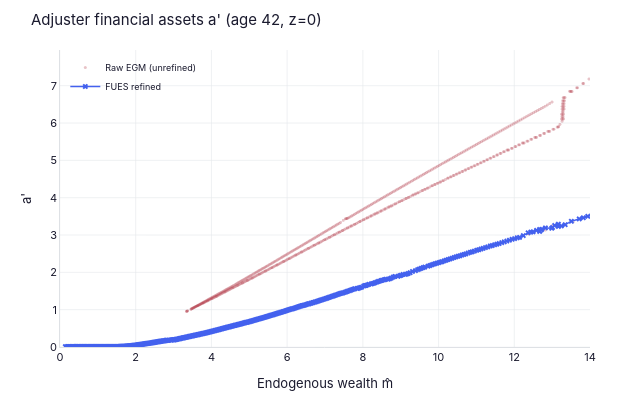
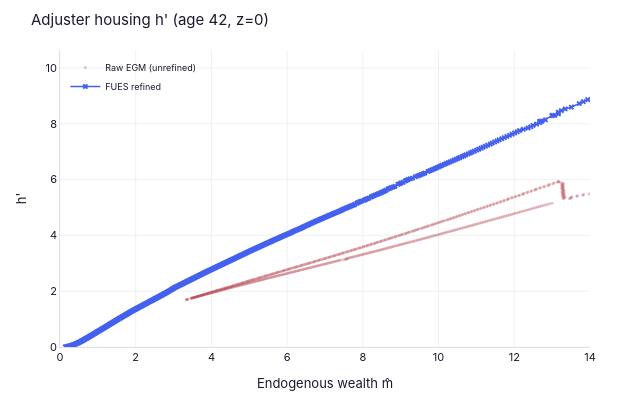
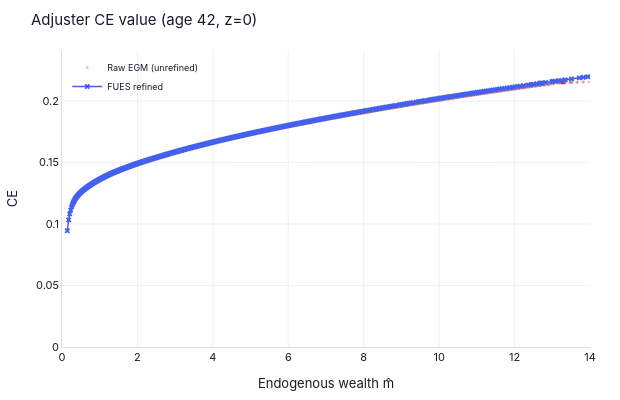

Notebook cell for these charts, in order:
### Code cell
# ── Interactive plotly (zoom/pan to inspect dense crossings) ──
try:
    from examples.durables.outputs import nb_plot_adjuster_egm_interactive
    fig_a, fig_h, fig_v = nb_plot_adjuster_egm_interactive(
        results['FUES']['nest'], results['FUES']['grids'], plot_t=42, i_z=0)
    fig_a.show()
    fig_h.show()
    fig_v.show()
except Exception as e:
    print(f'Interactive plots skipped: {e}')

### Figure 1 — Plotly figure (JSON) as saved in the notebook; plotly's stock layout.template omitted (floating-point values rounded to 4 significant figures; data arrays with more than 128 entries replaced by an {"elided": "..."} marker saying what was removed)
{"data": [{"marker": {"color": "#b23a48", "opacity": 0.3, "size": 3}, "mode": "markers", "name": "Raw EGM (unrefined)", "type": "scattergl", "x": {"elided": "1202 float values"}, "y": {"elided": "1202 float values"}}, {"line": {"color": "#4361ee", "width": 1.5}, "marker": {"color": "#4361ee", "size": 5, "symbol": "x"}, "mode": "lines+markers", "name": "FUES refined", "type": "scattergl", "x": {"elided": "591 float values"}, "y": {"elided": "591 float values"}}], "layout": {"dragmode": "zoom", "font": {"color": "#1a1a2e", "family": "Inter, Helvetica Neue, Arial, sans-serif", "size": 11}, "height": 400, "legend": {"bgcolor": "rgba(0,0,0,0)", "borderwidth": 0, "font": {"size": 9}, "x": 0.01, "y": 0.99}, "margin": {"b": 40, "l": 60, "r": 30, "t": 50}, "paper_bgcolor": "#ffffff", "plot_bgcolor": "#ffffff", "title": {"text": "Adjuster financial assets a' (age 42, z=0)"}, "width": 620, "xaxis": {"gridcolor": "#e5e7eb", "gridwidth": 0.6, "linecolor": "#d1d5db", "linewidth": 0.8, "range": [0, 14], "tickfont": {"color": "#1a1a2e"}, "title": {"font": {"color": "#1a1a2e"}, "text": "Endogenous wealth m̂"}, "zerolinecolor": "#e5e7eb"}, "yaxis": {"gridcolor": "#e5e7eb", "gridwidth": 0.6, "linecolor": "#d1d5db", "linewidth": 0.8, "rangemode": "tozero", "tickfont": {"color": "#1a1a2e"}, "title": {"font": {"color": "#1a1a2e"}, "text": "a'"}, "zerolinecolor": "#e5e7eb"}}}

### Figure 2 — Plotly figure (JSON) as saved in the notebook; plotly's stock layout.template omitted (floating-point values rounded to 4 significant figures; data arrays with more than 128 entries replaced by an {"elided": "..."} marker saying what was removed)
{"data": [{"marker": {"color": "#b23a48", "opacity": 0.3, "size": 3}, "mode": "markers", "name": "Raw EGM (unrefined)", "type": "scattergl", "x": {"elided": "1202 float values"}, "y": {"elided": "1202 float values"}}, {"line": {"color": "#4361ee", "width": 1.5}, "marker": {"color": "#4361ee", "size": 5, "symbol": "x"}, "mode": "lines+markers", "name": "FUES refined", "type": "scattergl", "x": {"elided": "591 float values"}, "y": {"elided": "591 float values"}}], "layout": {"dragmode": "zoom", "font": {"color": "#1a1a2e", "family": "Inter, Helvetica Neue, Arial, sans-serif", "size": 11}, "height": 400, "legend": {"bgcolor": "rgba(0,0,0,0)", "borderwidth": 0, "font": {"size": 9}, "x": 0.01, "y": 0.99}, "margin": {"b": 40, "l": 60, "r": 30, "t": 50}, "paper_bgcolor": "#ffffff", "plot_bgcolor": "#ffffff", "title": {"text": "Adjuster housing h' (age 42, z=0)"}, "width": 620, "xaxis": {"gridcolor": "#e5e7eb", "gridwidth": 0.6, "linecolor": "#d1d5db", "linewidth": 0.8, "range": [0, 14], "tickfont": {"color": "#1a1a2e"}, "title": {"font": {"color": "#1a1a2e"}, "text": "Endogenous wealth m̂"}, "zerolinecolor": "#e5e7eb"}, "yaxis": {"gridcolor": "#e5e7eb", "gridwidth": 0.6, "linecolor": "#d1d5db", "linewidth": 0.8, "rangemode": "tozero", "tickfont": {"color": "#1a1a2e"}, "title": {"font": {"color": "#1a1a2e"}, "text": "h'"}, "zerolinecolor": "#e5e7eb"}}}

### Figure 3 — Plotly figure (JSON) as saved in the notebook; plotly's stock layout.template omitted (floating-point values rounded to 4 significant figures; data arrays with more than 128 entries replaced by an {"elided": "..."} marker saying what was removed)
{"data": [{"marker": {"color": "#b23a48", "opacity": 0.3, "size": 3}, "mode": "markers", "name": "Raw EGM (unrefined)", "type": "scattergl", "x": {"elided": "1202 float values"}, "y": {"elided": "1202 float values"}}, {"line": {"color": "#4361ee", "width": 1.5}, "marker": {"color": "#4361ee", "size": 5, "symbol": "x"}, "mode": "lines+markers", "name": "FUES refined", "type": "scattergl", "x": {"elided": "591 float values"}, "y": {"elided": "591 float values"}}], "layout": {"dragmode": "zoom", "font": {"color": "#1a1a2e", "family": "Inter, Helvetica Neue, Arial, sans-serif", "size": 11}, "height": 400, "legend": {"bgcolor": "rgba(0,0,0,0)", "borderwidth": 0, "font": {"size": 9}, "x": 0.01, "y": 0.99}, "margin": {"b": 40, "l": 60, "r": 30, "t": 50}, "paper_bgcolor": "#ffffff", "plot_bgcolor": "#ffffff", "title": {"text": "Adjuster CE value (age 42, z=0)"}, "width": 620, "xaxis": {"gridcolor": "#e5e7eb", "gridwidth": 0.6, "linecolor": "#d1d5db", "linewidth": 0.8, "range": [0, 14], "tickfont": {"color": "#1a1a2e"}, "title": {"font": {"color": "#1a1a2e"}, "text": "Endogenous wealth m̂"}, "zerolinecolor": "#e5e7eb"}, "yaxis": {"gridcolor": "#e5e7eb", "gridwidth": 0.6, "linecolor": "#d1d5db", "linewidth": 0.8, "rangemode": "tozero", "tickfont": {"color": "#1a1a2e"}, "title": {"font": {"color": "#1a1a2e"}, "text": "CE"}, "zerolinecolor": "#e5e7eb"}}}
